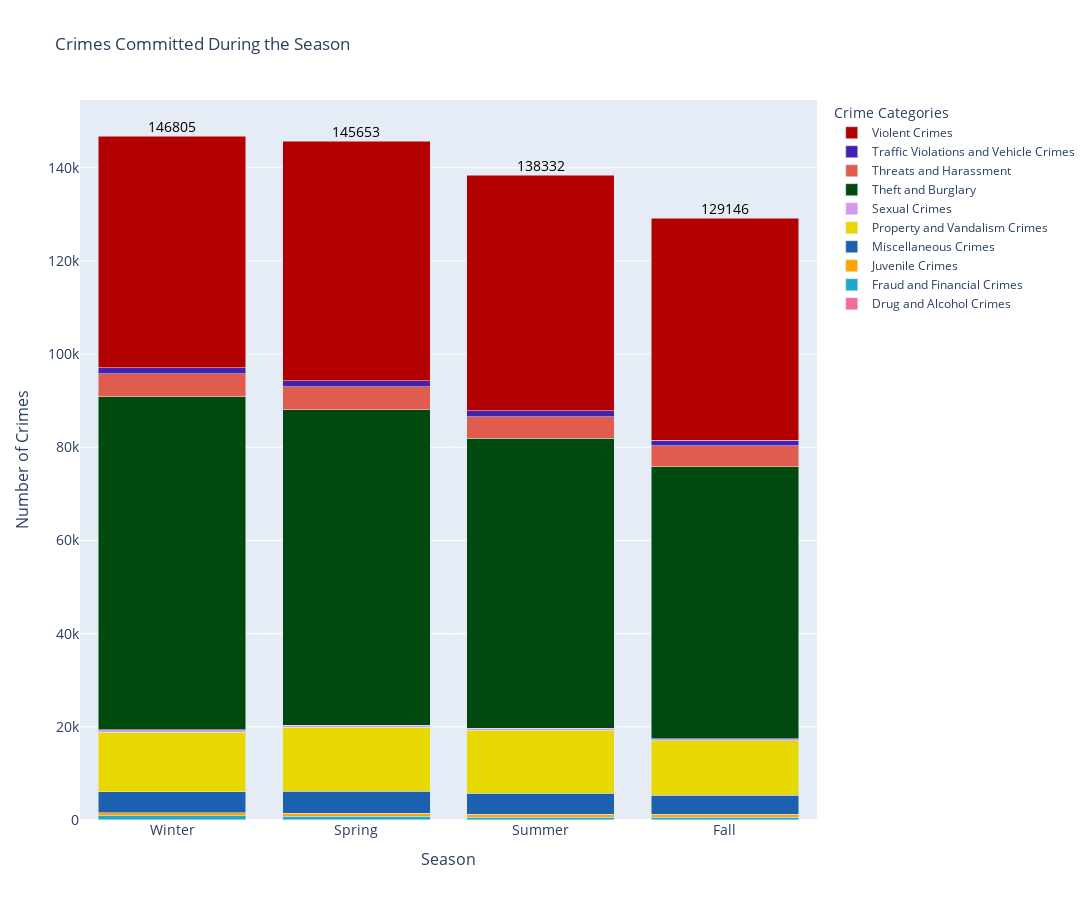

The notebook cell this image was saved under:
### Code cell
# Custom order for seasons
season_order = ['Winter', 'Spring', 'Summer', 'Fall']

# Transforming data for the bar chart with custom season order
seasonal_trends = crimes.groupby(['Season', 'Crime_category']).size().unstack(fill_value=0)
seasonal_trends = seasonal_trends.reindex(season_order)

# Preparing data for Plotly
data = []
custom_colors = ["#f46a9b", "#1ea8ca", "#ffa300", "#1c61b0", "#e6d800", "#d59aee", "#004a0f", "#df5c4e", "#4421af", "#b30000"]

# Preparing data for Plotly
data = []
for i, category in enumerate(seasonal_trends.columns):
    data.append(
        go.Bar(
            x=seasonal_trends.index,
            y=seasonal_trends[category],
            name=category,
            marker_color=custom_colors[i % len(custom_colors)],
            hovertemplate='Season: %{x}<br>Crimes: %{y:}<br>Category: ' + category + '<extra></extra>',
            hoverlabel=dict(
                bgcolor='white',
                font_size=14,
                font_family='Arial',
            ),
        )
    )

# Creating the layout for Plotly
layout = go.Layout(
    title='Crimes Committed During the Season',
    xaxis=dict(
        title='Season',
        tickvals=seasonal_trends.index,
        tickfont=dict(size=14),  # X-axis tick label size
        titlefont=dict(size=16),  # X-axis title size
    ),
    yaxis=dict(
        title='Number of Crimes',
        titlefont=dict(size=16),  # Y-axis title size
        tickfont=dict(size=14),  # Y-axis tick label size
    ),
    barmode='stack',
    width=1200,  # Chart width
    height=900,  # Chart height
    legend=dict(
        title=dict(text="Crime Categories"),
        itemclick=False,  # Disable category toggling by clicking on the legend
        itemdoubleclick=False  # Disable double-clicking on the legend
    ),
    dragmode=False,  # Disable panning and zooming
)

# Creating the figure
fig = go.Figure(data=data, layout=layout)

# Adding the total number of crimes above each bar
for i, season in enumerate(seasonal_trends.index):
    total_crimes = seasonal_trends.loc[season].sum()
    fig.add_annotation(
        x=season,
        y=total_crimes,
        text=f'{int(total_crimes)}',  # Display the total number as an integer
        showarrow=False,
        font=dict(size=14, color='black'),
        align='center',
        yshift=10
    )

# Displaying the chart with interaction features disabled
fig.show(config={
    'displayModeBar': False,  # Disables the top toolbar
    'scrollZoom': False,  # Disables zooming with the scroll
    'displaylogo': False,  # Disables the Plotly logo
    'modeBarButtonsToRemove': ['zoom2d', 'pan2d', 'select2d', 'lasso2d', 'zoomIn2d', 'zoomOut2d', 'autoScale2d', 'resetScale2d', 'hoverClosestCartesian', 'hoverCompareCartesian'],  # Removes specific buttons from the toolbar
})

### Figure 1 — Plotly figure (JSON) as saved in the notebook; plotly's stock layout.template omitted (floating-point values rounded to 4 significant figures)
{"data": [{"hoverlabel": {"bgcolor": "white", "font": {"family": "Arial", "size": 14}}, "hovertemplate": "Season: %{x}<br>Crimes: %{y:}<br>Category: Drug and Alcohol Crimes<extra></extra>", "marker": {"color": "#f46a9b"}, "name": "Drug and Alcohol Crimes", "type": "bar", "x": ["Winter", "Spring", "Summer", "Fall"], "y": [9, 11, 10, 6]}, {"hoverlabel": {"bgcolor": "white", "font": {"family": "Arial", "size": 14}}, "hovertemplate": "Season: %{x}<br>Crimes: %{y:}<br>Category: Fraud and Financial Crimes<extra></extra>", "marker": {"color": "#1ea8ca"}, "name": "Fraud and Financial Crimes", "type": "bar", "x": ["Winter", "Spring", "Summer", "Fall"], "y": [874, 788, 621, 620]}, {"hoverlabel": {"bgcolor": "white", "font": {"family": "Arial", "size": 14}}, "hovertemplate": "Season: %{x}<br>Crimes: %{y:}<br>Category: Juvenile Crimes<extra></extra>", "marker": {"color": "#ffa300"}, "name": "Juvenile Crimes", "type": "bar", "x": ["Winter", "Spring", "Summer", "Fall"], "y": [631, 685, 561, 567]}, {"hoverlabel": {"bgcolor": "white", "font": {"family": "Arial", "size": 14}}, "hovertemplate": "Season: %{x}<br>Crimes: %{y:}<br>Category: Miscellaneous Crimes<extra></extra>", "marker": {"color": "#1c61b0"}, "name": "Miscellaneous Crimes", "type": "bar", "x": ["Winter", "Spring", "Summer", "Fall"], "y": [4524, 4672, 4524, 4110]}, {"hoverlabel": {"bgcolor": "white", "font": {"family": "Arial", "size": 14}}, "hovertemplate": "Season: %{x}<br>Crimes: %{y:}<br>Category: Property and Vandalism Crimes<extra></extra>", "marker": {"color": "#e6d800"}, "name": "Property and Vandalism Crimes", "type": "bar", "x": ["Winter", "Spring", "Summer", "Fall"], "y": [12829, 13704, 13498, 11722]}, {"hoverlabel": {"bgcolor": "white", "font": {"family": "Arial", "size": 14}}, "hovertemplate": "Season: %{x}<br>Crimes: %{y:}<br>Category: Sexual Crimes<extra></extra>", "marker": {"color": "#d59aee"}, "name": "Sexual Crimes", "type": "bar", "x": ["Winter", "Spring", "Summer", "Fall"], "y": [520, 516, 492, 461]}, {"hoverlabel": {"bgcolor": "white", "font": {"family": "Arial", "size": 14}}, "hovertemplate": "Season: %{x}<br>Crimes: %{y:}<br>Category: Theft and Burglary<extra></extra>", "marker": {"color": "#004a0f"}, "name": "Theft and Burglary", "type": "bar", "x": ["Winter", "Spring", "Summer", "Fall"], "y": [71406, 67648, 62185, 58337]}, {"hoverlabel": {"bgcolor": "white", "font": {"family": "Arial", "size": 14}}, "hovertemplate": "Season: %{x}<br>Crimes: %{y:}<br>Category: Threats and Harassment<extra></extra>", "marker": {"color": "#df5c4e"}, "name": "Threats and Harassment", "type": "bar", "x": ["Winter", "Spring", "Summer", "Fall"], "y": [4959, 5002, 4656, 4486]}, {"hoverlabel": {"bgcolor": "white", "font": {"family": "Arial", "size": 14}}, "hovertemplate": "Season: %{x}<br>Crimes: %{y:}<br>Category: Traffic Violations and Vehicle Crimes<extra></extra>", "marker": {"color": "#4421af"}, "name": "Traffic Violations and Vehicle Crimes", "type": "bar", "x": ["Winter", "Spring", "Summer", "Fall"], "y": [1334, 1223, 1256, 1158]}, {"hoverlabel": {"bgcolor": "white", "font": {"family": "Arial", "size": 14}}, "hovertemplate": "Season: %{x}<br>Crimes: %{y:}<br>Category: Violent Crimes<extra></extra>", "marker": {"color": "#b30000"}, "name": "Violent Crimes", "type": "bar", "x": ["Winter", "Spring", "Summer", "Fall"], "y": [49719, 51404, 50529, 47679]}], "layout": {"annotations": [{"align": "center", "font": {"color": "black", "size": 14}, "showarrow": false, "text": "146805", "x": "Winter", "y": 146805, "yshift": 10}, {"align": "center", "font": {"color": "black", "size": 14}, "showarrow": false, "text": "145653", "x": "Spring", "y": 145653, "yshift": 10}, {"align": "center", "font": {"color": "black", "size": 14}, "showarrow": false, "text": "138332", "x": "Summer", "y": 138332, "yshift": 10}, {"align": "center", "font": {"color": "black", "size": 14}, "showarrow": false, "text": "129146", "x": "Fall", "y": 129146, "yshift": 10}], "barmode": "stack", "dragmode": false, "height": 900, "legend": {"itemclick": false, "itemdoubleclick": false, "title": {"text": "Crime Categories"}}, "title": {"text": "Crimes Committed During the Season"}, "width": 1200, "xaxis": {"tickfont": {"size": 14}, "tickvals": ["Winter", "Spring", "Summer", "Fall"], "title": {"font": {"size": 16}, "text": "Season"}}, "yaxis": {"tickfont": {"size": 14}, "title": {"font": {"size": 16}, "text": "Number of Crimes"}}}}
